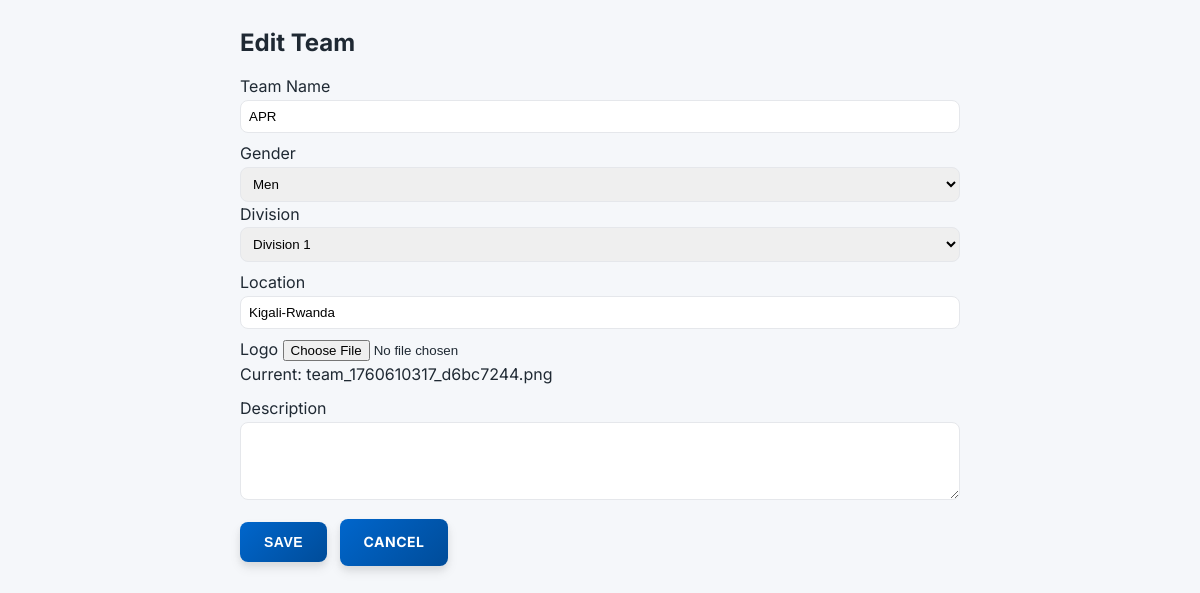
The page /admin/team-form.php?id=5 (signed in) on the database its author committed.
### tables this page shows
CREATE TABLE IF NOT EXISTS teams(
  id INT AUTO_INCREMENT PRIMARY KEY,
  name VARCHAR(100),
  gender ENUM('Men','Women'),
  division ENUM('Division 1','Division 2'),
  location VARCHAR(100),
  logo VARCHAR(255),
  description TEXT
);

### includes/config.php (called while the page is built, shortened)
<?php
function base_url(): string {
    $protocol = (!empty($_SERVER['HTTPS']) && $_SERVER['HTTPS'] !== 'off') ? 'https://' : 'http://';
    $host = $_SERVER['HTTP_HOST'] ?? 'localhost';
    $scriptName = $_SERVER['SCRIPT_NAME'] ?? '';
    $dir = rtrim(str_replace('\\', '/', dirname($scriptName)), '/.');
    return $protocol . $host . ($dir ? $dir . '/' : '/');
}
function sanitize(string $value): string {
    return htmlspecialchars(trim($value), ENT_QUOTES, 'UTF-8');
}
function asset_url(string $path): string {
    $trimmed = ltrim($path, '/');
    return base_url() . $trimmed;
}
?>

### admin/team-form.php (the view, shortened to what this page needs)
<?php
require_once __DIR__ . '/../includes/config.php';
$id = isset($_GET['id']) && ctype_digit($_GET['id']) ? (int)$_GET['id'] : 0;
$editing = $id > 0;
$name = $gender = $division = $location = $logo = $description = '';
if ($editing) {
    $stmt = $mysqli->prepare("SELECT name,gender,division,location,logo,description FROM teams WHERE id=? LIMIT 1");
    $stmt->bind_param('i',$id);
    $stmt->execute();
    $res = $stmt->get_result();
    if ($row = $res->fetch_assoc()) {
        $name = $row['name'];
        $gender = $row['gender'];
        $division = $row['division'];
        $location = $row['location'];
        $logo = $row['logo'];
        $description = $row['description'];
    } else {
        die('Team not found');
    }
}
?>
<!DOCTYPE html>
<html lang="en">
<head>
<link rel="stylesheet" href="<?php echo asset_url('../css/admin.css'); ?>">
</head>
<body>
<div class="container" style="max-width:720px;margin:24px auto">
  <div class="card">
    <div class="card-body">
      <h2 style="margin:0 0 12px"><?php echo $editing? 'Edit':'Add'; ?> Team</h2>
      <form method="post" enctype="multipart/form-data">
        <div style="margin-bottom:8px">
          <label>Team Name</label>
          <input type="text" name="name" value="<?php echo sanitize($name); ?>" required style="width:100%;padding:8px;border:1px solid #e5e7eb;border-radius:8px">
        </div>
        <div class="grid col-2" style="margin-bottom:8px">
          <div>
            <label>Gender</label>
            <select name="gender" style="width:100%;padding:8px;border:1px solid #e5e7eb;border-radius:8px">
              <option value="Men" <?php echo $gender==='Men'?'selected':''; ?>>Men</option>
            </select>
          </div>
          <div>
            <label>Division</label>
            <select name="division" style="width:100%;padding:8px;border:1px solid #e5e7eb;border-radius:8px">
              <option value="Division 1" <?php echo $division==='Division 1'?'selected':''; ?>>Division 1</option>
            </select>
          </div>
        </div>
        <div style="margin-bottom:8px">
          <label>Location</label>
          <input type="text" name="location" value="<?php echo sanitize($location); ?>" style="width:100%;padding:8px;border:1px solid #e5e7eb;border-radius:8px">
        </div>
        <div style="margin-bottom:8px">
          <label>Logo</label>
          <input type="file" name="logo" accept="image/*">
          <?php if($logo): ?><div class="muted">Current: <?php echo sanitize($logo); ?></div><?php endif; ?>
        </div>
        <div style="margin-bottom:12px">
          <label>Description</label>
          <textarea name="description" rows="4" style="width:100%;padding:8px;border:1px solid #e5e7eb;border-radius:8px"><?php echo sanitize($description); ?></textarea>
        </div>
        <div>
          <button class="btn" type="submit">Save</button>
          <a class="btn" href="teams.php" style="margin-left:8px">Cancel</a>
        </div>
      </form>
    </div>
  </div>
</div>
</body>
</html>

### assets/css/admin.css (style rules this page uses)
* { box-sizing: border-box; margin: 0; padding: 0; }
:root { --primary: #0066cc; --primary-light: #3385d6; --primary-dark: #004c99; --secondary: #00a651; --secondary-light: #33b870; --secondary-dark: #008040; --accent: #fcd116; --accent-hover: #e6bd00; --danger: #c41e3a; --danger-hover: #a01830; --success: #00a651; --success-hover: #008040; --warning: #ff9500; --info: #0066cc; --gray-50: #fafbfc; --gray-100: #f5f7fa; --gray-200: #e4e7eb; --gray-300: #cbd2d9; --gray-400: #9aa5b1; --gray-500: #7b8794; --gray-600: #616e7c; --gray-700: #52606d; --gray-800: #3e4c59; --gray-900: #1f2933; --sidebar-width: 280px; --header-height: 72px; --shadow-xs: 0 1px 2px rgba(0, 0, 0, 0.04); --shadow-sm: 0 2px 4px rgba(0, 0, 0, 0.06); --shadow: 0 4px 6px rgba(0, 0, 0, 0.07), 0 2px 4px rgba(0, 0, 0, 0.05); --shadow-md: 0 6px 12px rgba(0, 0, 0, 0.08), 0 4px 6px rgba(0, 0, 0, 0.06); --shadow-lg: 0 10px 20px rgba(0, 0, 0, 0.1), 0 6px 10px rgba(0, 0, 0, 0.08); --shadow-xl: 0 20px 40px rgba(0, 0, 0, 0.12), 0 10px 20px rgba(0, 0, 0, 0.1); --radius-sm: 4px; --radius: 6px; --radius-md: 8px; --radius-lg: 12px; --radius-xl: 16px; --transition: all 0.2s cubic-bezier(0.4, 0, 0.2, 1); --transition-slow: all 0.3s cubic-bezier(0.4, 0, 0.2, 1); }
body { font-family: 'Inter', -apple-system, BlinkMacSystemFont, 'Segoe UI', Roboto, 'Helvetica Neue', Arial, sans-serif; background: var(--gray-100); color: var(--gray-900); line-height: 1.6; -webkit-font-smoothing: antialiased; -moz-osx-font-smoothing: grayscale; }
.btn { display: inline-flex; align-items: center; gap: 10px; padding: 12px 24px; background: linear-gradient(135deg, var(--primary) 0%, var(--primary-dark) 100%); color: #fff; border: none; border-radius: var(--radius-md); text-decoration: none; font-weight: 700; font-size: 14px; cursor: pointer; transition: var(--transition-slow); text-transform: uppercase; letter-spacing: 0.5px; box-shadow: var(--shadow-md); position: relative; overflow: hidden; }
.btn::before { content: ''; position: absolute; top: 0; left: -100%; width: 100%; height: 100%; background: linear-gradient(90deg, transparent, rgba(255, 255, 255, 0.2), transparent); transition: left 0.5s; }

### rows shown on the page
teams: name "APR", gender "Men", division "Division 1", location "Kigali-Rwanda", logo "team_1760610317_d6bc7244.png"
